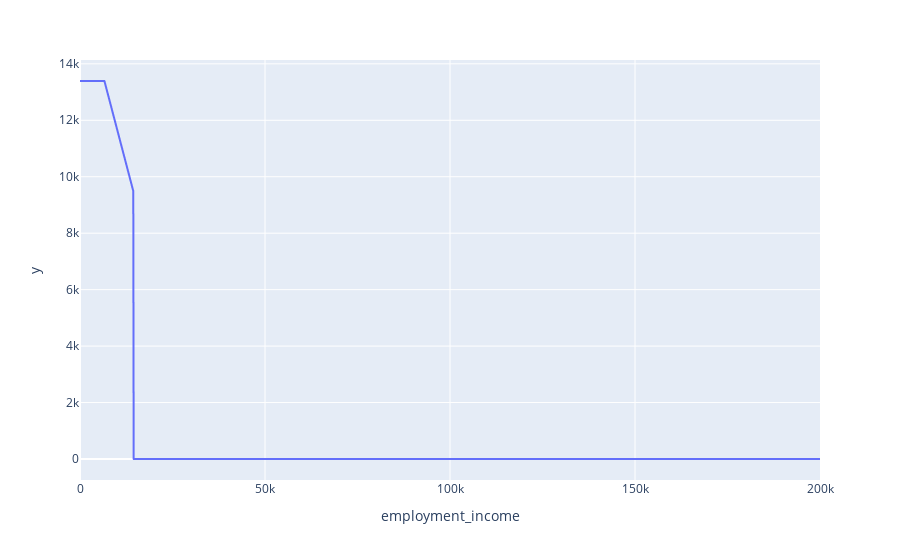

Write notebook code for a chart like this one.
### Code cell
px.line(df, x="employment_income", y=isb.calc("tanf")[0])

### Figure 1 — Plotly figure (JSON) as saved in the notebook; plotly's stock layout.template omitted (floating-point values rounded to 4 significant figures; data arrays with more than 128 entries replaced by an {"elided": "..."} marker saying what was removed)
{"data": [{"hovertemplate": "employment_income=%{x}<br>y=%{y}<extra></extra>", "legendgroup": "", "line": {"color": "#636efa", "dash": "solid"}, "marker": {"symbol": "circle"}, "mode": "lines", "name": "", "showlegend": false, "type": "scattergl", "x": {"elided": "2001 int values"}, "xaxis": "x", "y": {"elided": "2001 int values"}, "yaxis": "y"}], "layout": {"legend": {"tracegroupgap": 0}, "margin": {"t": 60}, "xaxis": {"anchor": "y", "domain": [0, 1], "title": {"text": "employment_income"}}, "yaxis": {"anchor": "x", "domain": [0, 1], "title": {"text": "y"}}}}
